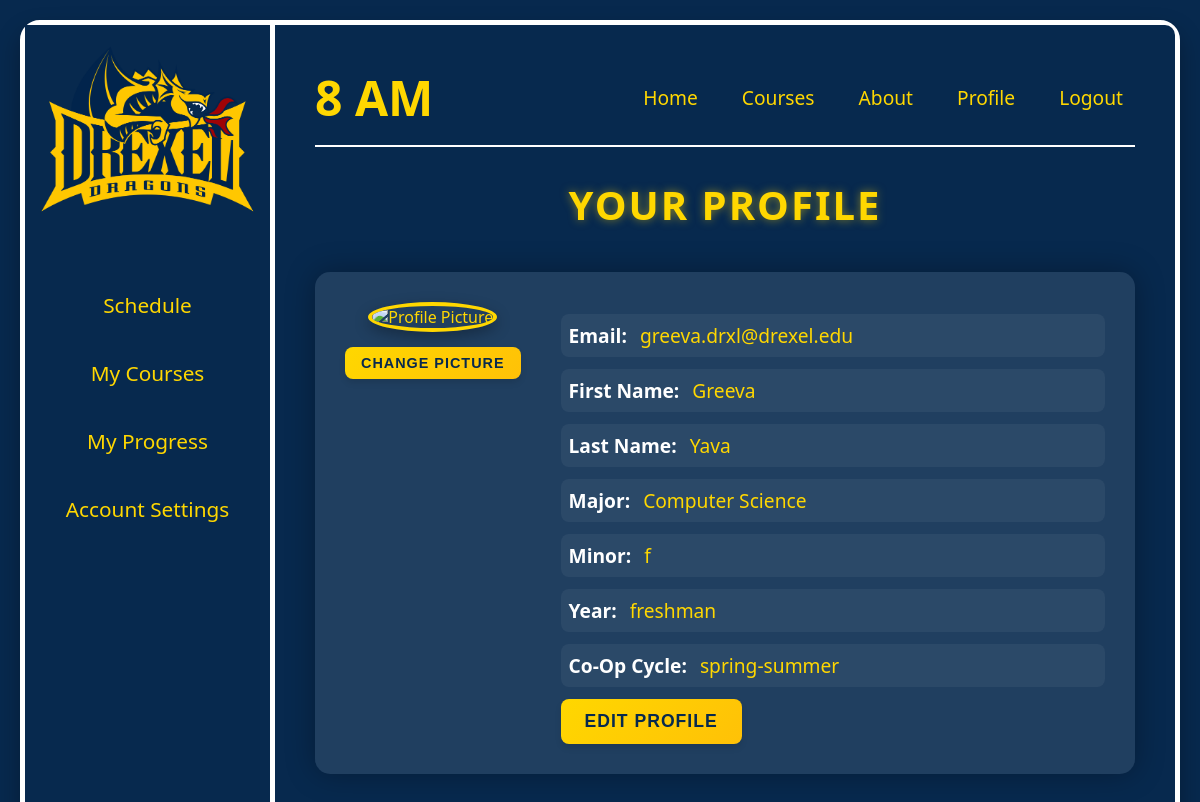
The app's page /profile (signed in) with its own data.
### app.py (models this page shows, shortened)
class User(UserMixin, db.Model):
    id = db.Column(db.Integer, primary_key=True)
    email = db.Column(db.String(150), unique=True, nullable=False)
    firstName = db.Column(db.String(150), nullable=False)
    lastName = db.Column(db.String(150), nullable=False)
    password = db.Column(db.String(150), nullable=False)
    major = db.Column(db.String(150), nullable=False)
    minor = db.Column(db.String(150))
    year = db.Column(db.String(50), nullable=False)
    coOp = db.Column(db.String(50))
    profilePic = db.Column(db.LargeBinary)

### app.py (the view, shortened to what this page needs)
@app.route('/profile', methods=['GET', 'POST'])
@login_required
def profile():
    return render_template('profile.html', user=current_user)

### app.py (called while the page is built)
@login_manager.user_loader
def load_user(user_id):
    return User.query.get(int(user_id))

### templates/profile.html (shortened to what this page needs)
<!DOCTYPE html>
<html lang="en">
<head>
    <link rel="stylesheet" href="{{ url_for('static', filename='styles.css') }}">
</head>
<body>
    <div class="container">
        <div class="sidebar">
            <img src="{{ url_for('static', filename='drexel_logo.png') }}" alt="Drexel Logo" class="logo">
            <ul class="sidebar-menu">
                <li><a href="{{ url_for('schedule') }}">Schedule</a></li>
                <li><a href="#">My Courses</a></li>
                <li><a href="#">My Progress</a></li>
                <li><a href="{{ url_for('profile') }}">Account Settings</a></li>
            </ul>
        </div>
        <div class="main-content">
            <nav class="navbar">
                <span class="time">8 AM</span>
                <ul class="nav-links">
                    <li><a href="{{ url_for('dashboard') }}">Home</a></li>
                    <li><a href="#">Courses</a></li>
                    <li><a href="#">About</a></li>
                    <li><a href="{{ url_for('profile') }}">Profile</a></li>
                    <li><a href="{{ url_for('logout') }}">Logout</a></li>
                </ul>
            </nav>
            <h1>Your Profile</h1>
            <div class="profile-container">
                <div class="profile-pic-section">
                    {% if user.profilePic %}
                        <img id="profile-pic" alt="Profile Picture" class="profile-pic">
                    {% else %}
                        <img id="profile-pic" src="{{ url_for('static', filename='default_profile.png') }}" alt="Profile Picture" class="profile-pic">
                    {% endif %}
                    <form id="photoForm" action="{{ url_for('profile') }}" method="POST" enctype="multipart/form-data">
                        <button type="button" id="edit-pic-btn">Change Picture</button>
                    </form>
                </div>
                <div class="profile-details" id="profileDetails">
                    <p><strong>Email:</strong> <span id="display-email">{{ user.email }}</span></p>
                    <p><strong>First Name:</strong> <span id="display-firstName">{{ user.firstName }}</span></p>
                    <p><strong>Last Name:</strong> <span id="display-lastName">{{ user.lastName }}</span></p>
                    <p><strong>Major:</strong> <span id="display-major">{{ user.major }}</span></p>
                    <p><strong>Minor:</strong> <span id="display-minor">{{ user.minor or 'N/A' }}</span></p>
                    <p><strong>Year:</strong> <span id="display-year">{{ user.year }}</span></p>
                    <p><strong>Co-Op Cycle:</strong> <span id="display-coOp">{{ user.coOp or 'N/A' }}</span></p>
                    <button id="edit-btn">Edit Profile</button>
                </div>
            </div>
        </div>
    </div>
</body>
</html>

### static/styles.css (style rules this page uses)
body { margin: 0; font-family: 'Segoe UI', Tahoma, Geneva, Verdana, sans-serif; background-color: #07294E; color: #FFD700; overflow-x: hidden; }
.container { display: flex; min-height: 100vh; border: 5px solid white; box-shadow: 0 12px 24px rgba(0, 0, 0, 0.3); margin: 20px; border-radius: 20px; background-color: #07294E; }
.sidebar { width: 250px; background-color: #07294E; color: white; padding: 20px; display: flex; flex-direction: column; align-items: center; text-align: center; border-right: 5px solid white; box-sizing: border-box; }
.logo { width: 215px; margin-bottom: 30px; display: block; }
.sidebar-menu { list-style: none; padding: 0; width: 100%; }
.sidebar-menu li { margin: 24px 0; }
.sidebar-menu a { color: #FFD700; text-decoration: none; font-size: 1.3em; transition: all 0.3s ease; display: block; padding: 8px 12px; border-radius: 8px; }
.main-content { flex-grow: 1; padding: 40px; color: #FFD700; background-color: #07294E; border-radius: 0 10px 10px 0; }
.navbar { display: flex; justify-content: space-between; align-items: center; border-bottom: 2px solid white; padding-bottom: 15px; margin-bottom: 30px; }
.time { font-size: 3em; font-weight: bold; }
.nav-links { list-style: none; display: flex; gap: 20px; padding: 0; margin: 0; }
.nav-links a { color: #FFD700; text-decoration: none; font-size: 1.2em; transition: all 0.3s ease; padding: 8px 12px; border-radius: 8px; }
h1 { text-align: center; margin: 0 0 40px; font-size: 2.5em; letter-spacing: 2px; text-transform: uppercase; color: #FFD700; text-shadow: 0 0 10px rgba(255, 215, 0, 0.5); }
button, .generate-btn, .action-btn, .variant-btn { background: linear-gradient(135deg, #FFD700, #FFC107); color: #07294E; border: none; padding: 12px 24px; cursor: pointer; border-radius: 8px; font-size: 1.1em; font-weight: bold; transition: all 0.3s ease; box-shadow: 0 4px 6px rgba(0, 0, 0, 0.1); text-transform: uppercase; letter-spacing: 1px; }
.profile-container { display: flex; gap: 40px; background-color: rgba(255, 255, 255, 0.1); padding: 30px; border-radius: 15px; box-shadow: 0 0 30px rgba(0, 0, 0, 0.3); }
.profile-pic-section { text-align: center; }
.profile-pic { width: 150px; height: 150px; border-radius: 50%; border: 4px solid #FFD700; margin-bottom: 15px; object-fit: cover; box-shadow: 0 5px 15px rgba(0, 0, 0, 0.3); }
#edit-pic-btn { padding: 8px 16px; font-size: 0.9em; }
.profile-details, .profile-edit-form { flex-grow: 1; }
.profile-details p { font-size: 1.2em; margin: 12px 0; padding: 8px; border-radius: 8px; background-color: rgba(255, 255, 255, 0.05); }
.profile-details strong { color: #FFFFFF; margin-right: 8px; }

### records on screen
User: email "greeva.drxl@drexel.edu", firstName "Greeva", lastName "Yava", major "Computer Science", minor "f", year "freshman", coOp "spring-summer"
